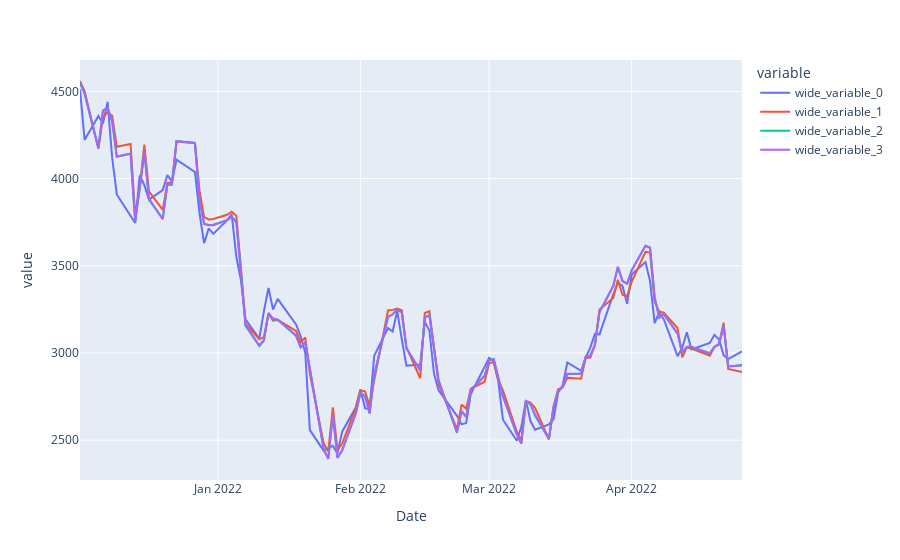

The notebook cell this image was saved under:
### Code cell
df = pd.DataFrame(columns = ['MAE', 'MSE', 'R2'], index = ['300','2000', '3000'])
show_results(df,X_train_cv, X_test_cv, y_train_cv, y_test_cv,rf_se5, rf_se20,rf_se50)
